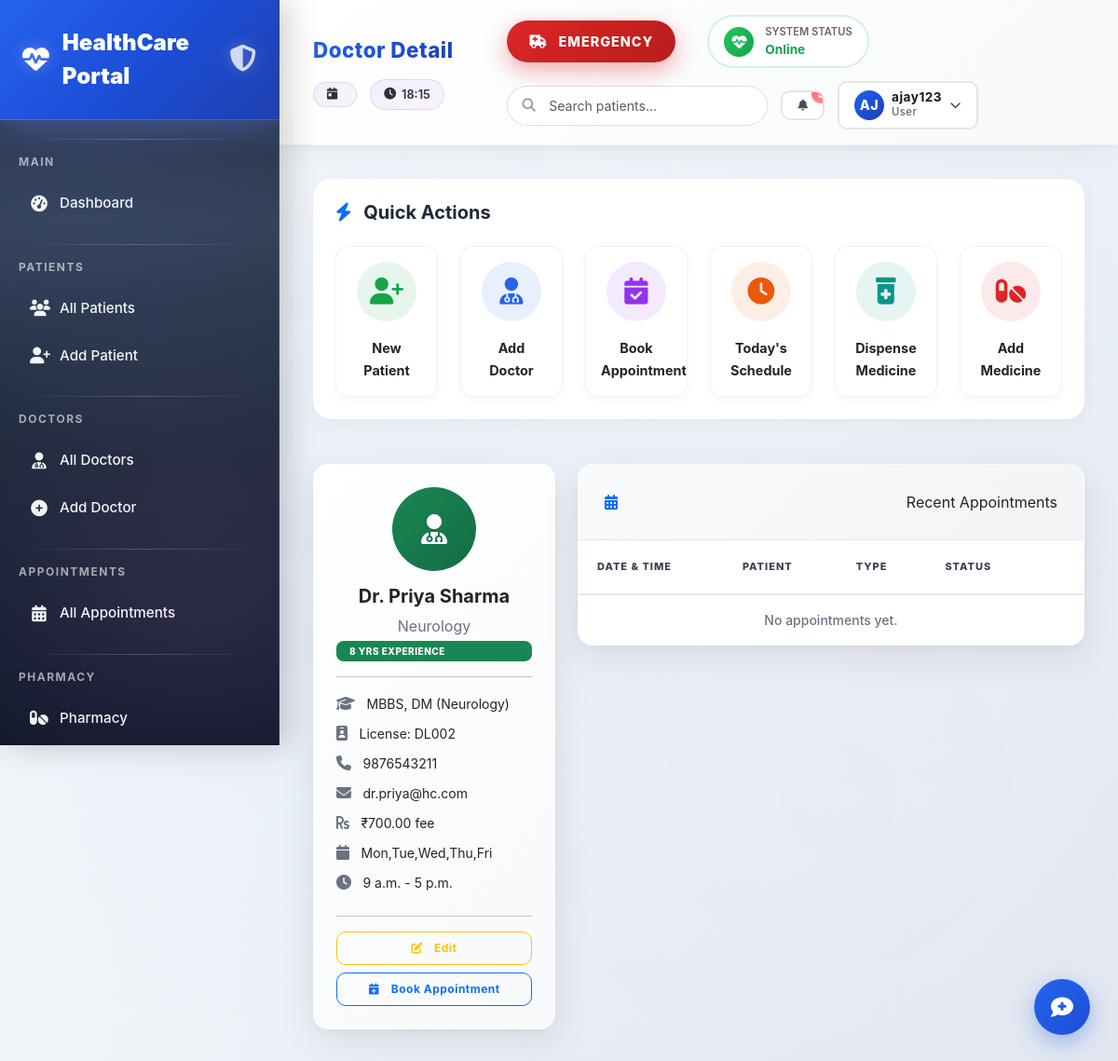
/doctors/2/ (signed in), run on the app's committed database.
### doctors/models.py (models this page shows, shortened)
class Doctor(models.Model):
    user = models.OneToOneField(
        User,
        on_delete=models.SET_NULL,
        null=True,
        blank=True
    )
    first_name = models.CharField(max_length=100)
    last_name = models.CharField(max_length=100)
    specialization = models.ForeignKey(
        Specialization,
        on_delete=models.SET_NULL,
        null=True
    )
    qualification = models.CharField(max_length=200)
    experience_years = models.IntegerField(default=0)
    phone = models.CharField(max_length=15)
    email = models.EmailField()
    license_number = models.CharField(max_length=50, unique=True)
    consultation_fee = models.DecimalField(
        max_digits=8,
        decimal_places=2,
        default=0
    )
    available_days = models.CharField(
        max_length=100,
        blank=True,
        help_text="e.g. Mon,Tue,Wed"
    )
    available_time_start = models.TimeField(null=True, blank=True)
    available_time_end = models.TimeField(null=True, blank=True)
    bio = models.TextField(blank=True)
    is_active = models.BooleanField(default=True)
    created_at = models.DateTimeField(auto_now_add=True)
    def __str__(self):
        return f"Dr. {self.first_name} {self.last_name}"

class Specialization(models.Model):
    name = models.CharField(max_length=100, unique=True)
    description = models.TextField(blank=True)
    def __str__(self):
        return self.name

### doctors/views.py (the view)
# urls.py: path('<int:pk>/', views.doctor_detail, name='doctor_detail'),
@login_required
def doctor_detail(request, pk):
    doctor = get_object_or_404(Doctor, pk=pk)
    appointments = doctor.appointments.order_by('-appointment_date')[:10]
    return render(request, 'doctors/doctor_detail.html', {'doctor': doctor, 'appointments': appointments})

### templates/doctors/doctor_detail.html (shortened to what this page needs)
{% extends 'base/base.html' %}
{% block page_title %}Doctor Detail{% endblock %}
{% block content %}
<div class="row g-4">
    <div class="col-md-4">
        <div class="card text-center p-4">
            <div style="width:90px;height:90px;background:linear-gradient(135deg,#198754,#146c43);border-radius:50%;display:flex;align-items:center;justify-content:center;margin:0 auto 15px;">
                <i class="fas fa-user-md fa-2x text-white"></i>
            </div>
            <h5 class="fw-bold">{{ doctor }}</h5>
            <p class="text-muted mb-1">{{ doctor.specialization }}</p>
            <span class="badge bg-success">
                {{ doctor.experience_years }} yrs experience
            </span>
            <hr>
            <div class="text-start">
                <div class="mb-2">
                    <i class="fas fa-graduation-cap text-muted me-2"></i>
                    <small>{{ doctor.qualification }}</small>
                </div>
                <div class="mb-2">
                    <i class="fas fa-id-badge text-muted me-2"></i>
                    <small>License: {{ doctor.license_number }}</small>
                </div>
                <div class="mb-2">
                    <i class="fas fa-phone text-muted me-2"></i>
                    <small>{{ doctor.phone }}</small>
                </div>
                <div class="mb-2">
                    <i class="fas fa-envelope text-muted me-2"></i>
                    <small>{{ doctor.email }}</small>
                </div>
                <div class="mb-2">
                    <i class="fas fa-rupee-sign text-muted me-2"></i>
                    <small>₹{{ doctor.consultation_fee }} fee</small>
                </div>
                {% if doctor.available_days %}
                <div class="mb-2">
                    <i class="fas fa-calendar text-muted me-2"></i>
                    <small>{{ doctor.available_days }}</small>
                </div>
                {% endif %}
                {% if doctor.available_time_start %}
                <div class="mb-2">
                    <i class="fas fa-clock text-muted me-2"></i>
                    <small>{{ doctor.available_time_start }} - {{ doctor.available_time_end }}</small>
                </div>
                {% endif %}
            </div>
            <hr>
            <div class="d-grid gap-2">
                <a href="{% url 'doctors:doctor_update' doctor.pk %}" class="btn btn-outline-warning btn-sm">
                    <i class="fas fa-edit me-1"></i> Edit
                </a>
                <a href="{% url 'appointments:appointment_create' %}?doctor={{ doctor.pk }}" class="btn btn-outline-primary btn-sm">
                    <i class="fas fa-calendar-plus me-1"></i> Book Appointment
                </a>
            </div>
        </div>
    </div>
    <div class="col-md-8">
        <div class="card">
            <div class="card-header py-3 px-4">
                <i class="fas fa-calendar-alt text-primary me-2"></i> Recent Appointments
            </div>
            <div class="card-body p-0">
                <div class="table-responsive">
                    <table class="table table-hover mb-0">
                        <thead>
                            <tr>
                                <th>Date & Time</th>
                                <th>Patient</th>
                                <th>Type</th>
                                <th>Status</th>
                                <th></th>
                            </tr>
                        </thead>
                        <tbody>
                            {% for appt in appointments %}
                            <tr>
                                <td>
                                    {{ appt.appointment_date }}<br>
                                    <small class="text-muted">{{ appt.appointment_time }}</small>
                                </td>
                                <td>
                                    <a href="{% url 'patients:patient_detail' appt.patient.pk %}" class="text-decoration-none">
                                        {{ appt.patient }}
                                    </a>
                                </td>
                                <td>{{ appt.get_appointment_type_display }}</td>
                                <td>
                                    <span class="badge badge-status-{{ appt.status }}">
                                        {{ appt.get_status_display }}
                                    </span>
                                </td>
                                <td>
                                    <a href="{% url 'appointments:appointment_detail' appt.pk %}" class="btn btn-sm btn-outline-info">
                                        <i class="fas fa-eye"></i>
                                    </a>
                                </td>
                            </tr>
                            {% empty %}
                            <tr>
                                <td colspan="5" class="text-center text-muted py-3">
                                    No appointments yet.
                                </td>
                            </tr>
                            {% endfor %}
                        </tbody>
                    </table>
                </div>
            </div>
        </div>
    </div>
</div>
{% endblock %}

### templates/base/base.html (shortened to what this page needs)
<!DOCTYPE html>
<html lang="en">
<head>
    <link href="https://cdn.jsdelivr.net/npm/bootstrap@5.3.0/dist/css/bootstrap.min.css" rel="stylesheet">
    <link href="https://cdnjs.cloudflare.com/ajax/libs/font-awesome/6.4.0/css/all.min.css" rel="stylesheet">
    {% load static %}
    <link rel="stylesheet" href="{% static 'css/custom.css' %}">
</head>
<body>
<div class="particles">
</div>
{% if user.is_authenticated %}
<div class="sidebar">
    <div class="sidebar-brand">
        <i class="fas fa-heartbeat"></i>
        <span>HealthCare Portal</span>
        <div style="margin-left:auto;font-size:0.8rem;opacity:0.8;"><i class="fas fa-shield-alt"></i></div>
    </div>
    <nav class="mt-2">
        <div class="nav-section">Main</div>
        <a href="{% url 'dashboard' %}" class="nav-link {% if request.resolver_match.url_name == 'dashboard' %}active{% endif %}">
            <i class="fas fa-tachometer-alt"></i> Dashboard
        </a>
        <div class="nav-section">Patients</div>
        <a href="{% url 'patients:patient_list' %}" class="nav-link">
            <i class="fas fa-users"></i> All Patients
        </a>
        <a href="{% url 'patients:patient_create' %}" class="nav-link">
            <i class="fas fa-user-plus"></i> Add Patient
        </a>
        <div class="nav-section">Doctors</div>
        <a href="{% url 'doctors:doctor_list' %}" class="nav-link">
            <i class="fas fa-user-md"></i> All Doctors
        </a>
        <a href="{% url 'doctors:doctor_create' %}" class="nav-link">
            <i class="fas fa-plus-circle"></i> Add Doctor
        </a>
        <div class="nav-section">Appointments</div>
        <a href="{% url 'appointments:appointment_list' %}" class="nav-link">
            <i class="fas fa-calendar-alt"></i> All Appointments
        </a>
        <div class="nav-section">Pharmacy</div>
        <a href="{% url 'pharmacy:pharmacy_dashboard' %}" class="nav-link">
            <i class="fas fa-pills"></i> Pharmacy
        </a>
    </nav>
</div>
{% endif %}
<div class="main-content {% if user.is_authenticated %}with-sidebar{% else %}no-sidebar{% endif %}">
    {% if user.is_authenticated %}
    <div class="topbar">
        <div class="topbar-left">
            <span class="topbar-title">{% block page_title %}Dashboard - Healthcare Management{% endblock %}</span>
            <div class="date-badge">
                <i class="fas fa-calendar-day"></i>
            </div>
            <div class="time-badge">
                <i class="fas fa-clock"></i>
                <span id="current-time">{{ "now"|date:"H:i" }}</span>
            </div>
        </div>
        <div class="topbar-right">
            <button class="emergency-btn" data-bs-toggle="modal" data-bs-target="#emergencyModal">
                <i class="fas fa-ambulance"></i> Emergency
            </button>
            <div class="health-status">
                <div class="status-indicator" id="health-pulse">
                    <i class="fas fa-heartbeat"></i>
                </div>
                <div class="status-text">
                    <span class="status-label">System Status</span>
                    <span class="status-value">Online</span>
                </div>
            </div>
            <div class="search-container">
                <input type="text" class="form-control search-input" placeholder="Search patients..." id="global-search" autocomplete="off">
                <i class="fas fa-search search-icon"></i>
            </div>
            <div class="notification-container">
                <button class="btn btn-sm notification-btn" type="button" data-bs-toggle="dropdown">
                    <i class="fas fa-bell"></i>
                    <span class="notification-badge">3</span>
                </button>
            </div>
            <div class="user-profile-container">
                <button class="btn btn-sm user-profile-btn" type="button" data-bs-toggle="dropdown">
                    <div class="user-avatar">
                        <span>{{ user.username|slice:":2"|upper }}</span>
                    </div>
                    <div class="user-info-mini">
                        <div class="user-name">{{ user.username|truncatechars:15 }}</div>
                        <div class="user-role">User</div>
                    </div>
                    <i class="fas fa-chevron-down"></i>
                </button>
            </div>
        </div>
    </div>
    {% endif %}
    <div class="page-content">
        {% if user.is_authenticated %}
        <div class="dashboard-quick-actions mb-5 bg-white p-4" style="border-radius: 20px; box-shadow: 0 4px 20px rgba(0,0,0,0.04);">
            <h5 class="fw-bold mb-4" style="color: #1e293b;"><i class="fas fa-bolt text-primary me-2"></i> Quick Actions</h5>
            <div class="row g-4">
                <div class="col-6 col-md-4 col-lg-2">
                    <a href="{% url 'patients:patient_create' %}" class="text-decoration-none">
                        <div class="dash-action-card text-center p-3">
                            <div class="icon-circle mx-auto mb-3" style="background: rgba(22, 163, 74, 0.1); color: #16a34a;">
                                <i class="fas fa-user-plus"></i>
                            </div>
                            <span class="fw-bold text-dark" style="font-size: 0.9rem;">New Patient</span>
                        </div>
                    </a>
                </div>
                <div class="col-6 col-md-4 col-lg-2">
                    <a href="{% url 'doctors:doctor_create' %}" class="text-decoration-none">
                        <div class="dash-action-card text-center p-3">
                            <div class="icon-circle mx-auto mb-3" style="background: rgba(37, 99, 235, 0.1); color: #2563eb;">
                                <i class="fas fa-user-md"></i>
                            </div>
                            <span class="fw-bold text-dark" style="font-size: 0.9rem;">Add Doctor</span>
                        </div>
                    </a>
                </div>
                <div class="col-6 col-md-4 col-lg-2">
                    <a href="{% url 'appointments:appointment_list' %}" class="text-decoration-none">
                        <div class="dash-action-card text-center p-3">
                            <div class="icon-circle mx-auto mb-3" style="background: rgba(147, 51, 234, 0.1); color: #9333ea;">
                                <i class="fas fa-calendar-check"></i>
                            </div>
                            <span class="fw-bold text-dark" style="font-size: 0.9rem;">Book Appointment</span>
                        </div>
                    </a>
                </div>
                <div class="col-6 col-md-4 col-lg-2">
                    <a href="#" class="text-decoration-none">
                        <div class="dash-action-card text-center p-3">
                            <div class="icon-circle mx-auto mb-3" style="background: rgba(234, 88, 12, 0.1); color: #ea580c;">
                                <i class="fas fa-clock"></i>
                            </div>
                            <span class="fw-bold text-dark" style="font-size: 0.9rem;">Today's Schedule</span>
                        </div>
                    </a>
                </div>
                <div class="col-6 col-md-4 col-lg-2">
                    <a href="{% url 'pharmacy:pharmacy_dashboard' %}" class="text-decoration-none">
                        <div class="dash-action-card text-center p-3">
                            <div class="icon-circle mx-auto mb-3" style="background: rgba(13, 148, 136, 0.1); color: #0d9488;">
                                <i class="fas fa-prescription-bottle-alt"></i>
                            </div>
                            <span class="fw-bold text-dark" style="font-size: 0.9rem;">Dispense Medicine</span>
                        </div>
                    </a>
                </div>
                <div class="col-6 col-md-4 col-lg-2">
                    <a href="#" class="text-decoration-none">
                        <div class="dash-action-card text-center p-3">
                            <div class="icon-circle mx-auto mb-3" style="background: rgba(220, 38, 38, 0.1); color: #dc2626;">
                                <i class="fas fa-pills"></i>
                            </div>
                            <span class="fw-bold text-dark" style="font-size: 0.9rem;">Add Medicine</span>
                        </div>
                    </a>
                </div>
            </div>
        </div>
        {% endif %}
        {% block content %}{% endblock %}
    </div>
</div>
<button class="assistant-toggle" id="assistantToggle" onclick="toggleAssistant(true)" title="Open Health Assistant">
    <i class="fas fa-comment-medical"></i>
</button>
</body>
</html>

### data on the page
Doctor: first_name+last_name "Dr. Priya Sharma", specialization "Neurology", experience_years "8", qualification "MBBS, DM (Neurology)", license_number "DL002", phone "9876543211", email "dr.priya@hc.com", consultation_fee "700.00", available_days "Mon,Tue,Wed,Thu,Fri", available_time_start "9 a.m.", available_time_end "5 p.m."

### other printed values
{{ user.username|slice:":2"|upper }} "AJ"
{{ user.username|truncatechars:15 }} "ajay123"
